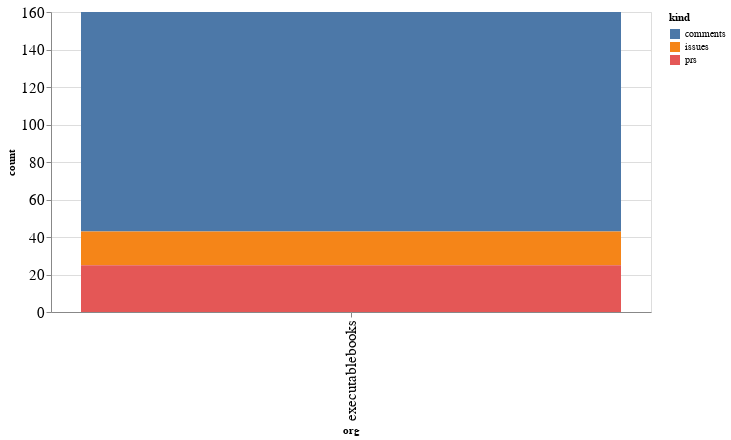

Notebook code for this chart:
### Code cell
alt.Chart(org_summaries, width=600).mark_bar().encode(
    x='org',
    y='count',
    color='kind',
    tooltip="org"
)

### Figure 1 — Vega-Lite specification as saved in the notebook (floating-point values rounded to 4 significant figures)
{"config": {"axisLeft": {"labelFontSize": 15}, "axisBottom": {"labelFontSize": 15}}, "data": {"name": "data-ed31c68c027968197898db4a9662687a"}, "mark": "bar", "encoding": {"color": {"type": "nominal", "field": "kind"}, "tooltip": {"type": "nominal", "field": "org"}, "x": {"type": "nominal", "field": "org"}, "y": {"type": "quantitative", "field": "count"}}, "width": 600, "$schema": "https://vega.github.io/schema/vega-lite/v4.8.1.json", "datasets": {"data-ed31c68c027968197898db4a9662687a": [{"org": "executablebooks", "kind": "comments", "count": 117}, {"org": "executablebooks", "kind": "issues", "count": 18}, {"org": "executablebooks", "kind": "prs", "count": 25}]}}
